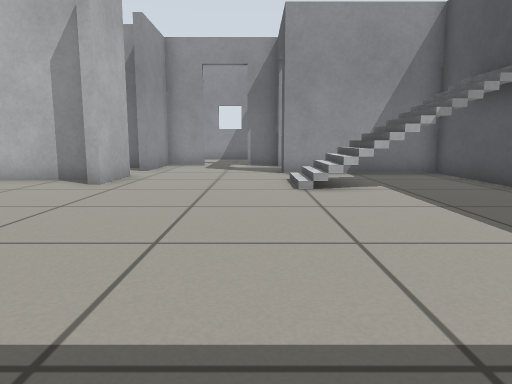
[1] (above)

17 first-person views from a walk through a Gazebo world. The camera is 0.5 m above the floor, tilts 8° down and sees 70° across. The floor is counted in squares, 0.5 m on a side. Each view is taken from the middle of a square. On the plan, view 1 faces up. The plan holds only what a view shows up to about 13 squares ahead; the rest is blank.

[2]
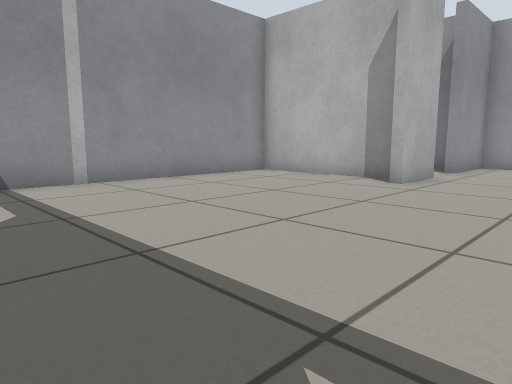

[3]
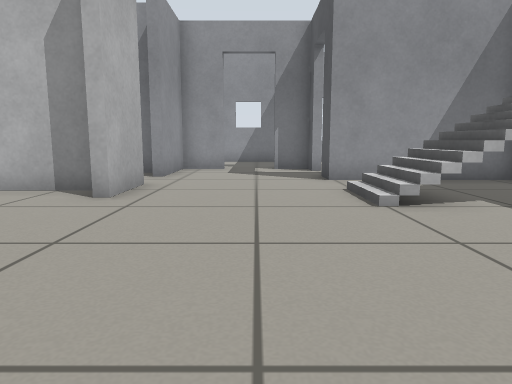

[4]
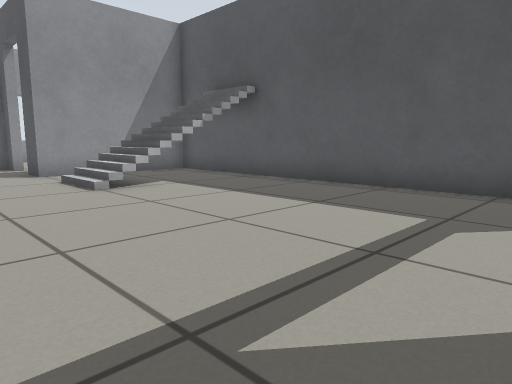

[5]
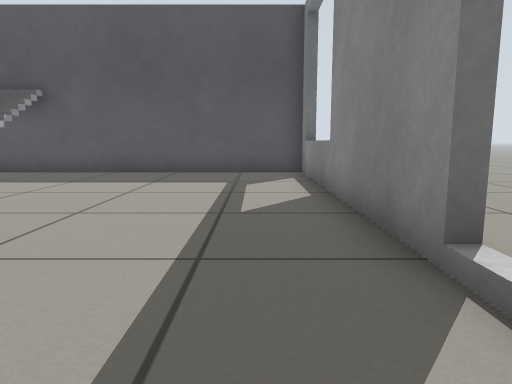

[6]
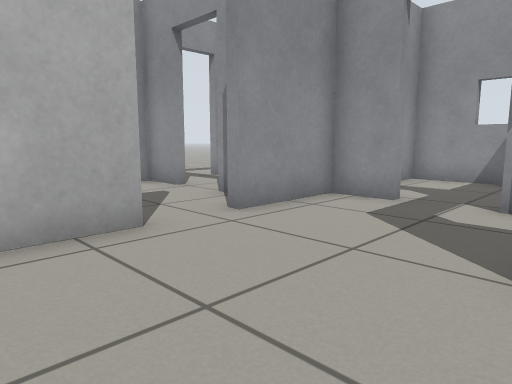

[7]
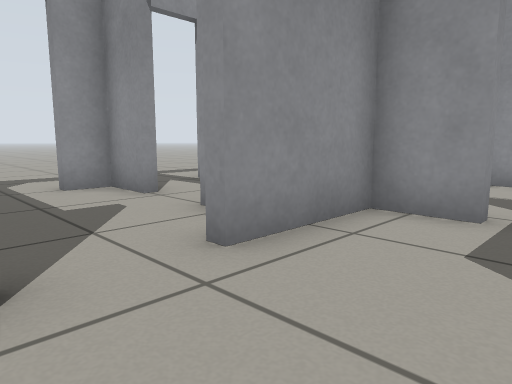

[8]
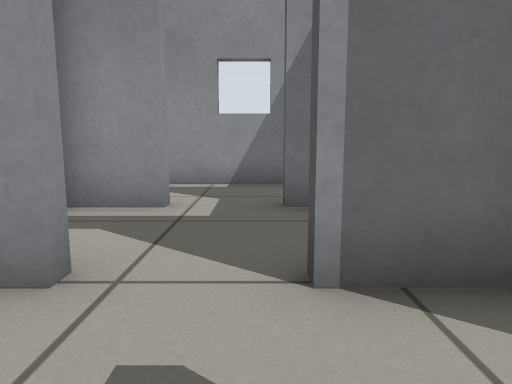

[9]
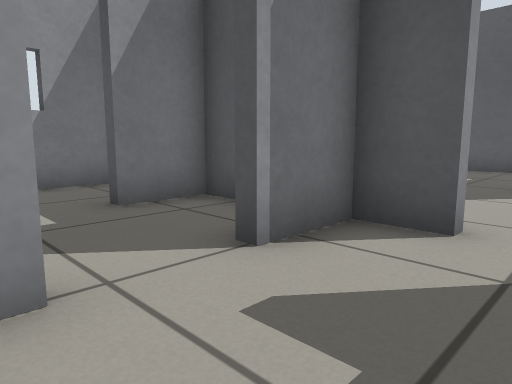

[10]
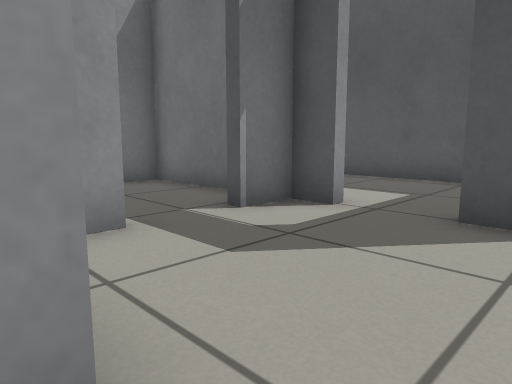

[11]
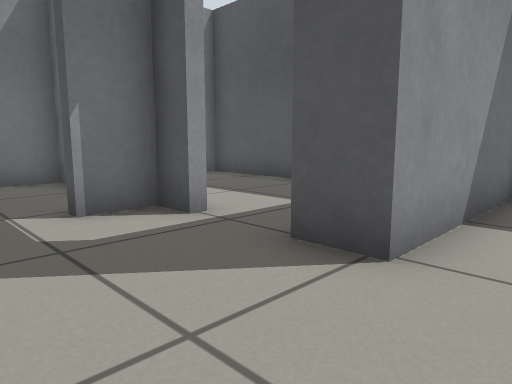

[12]
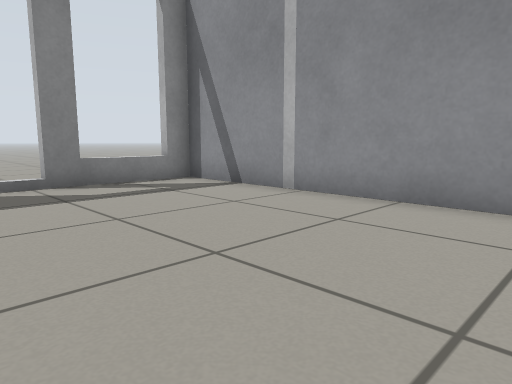

[13]
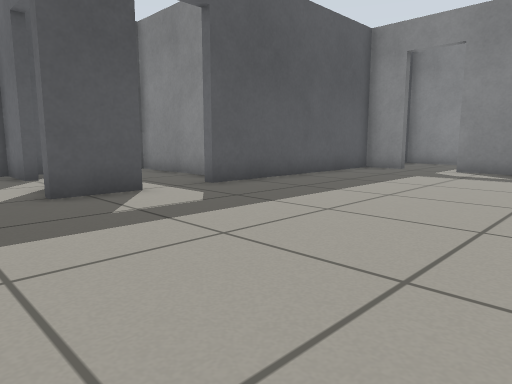

[14]
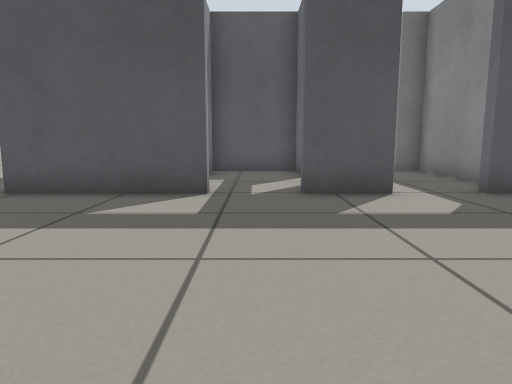

[15]
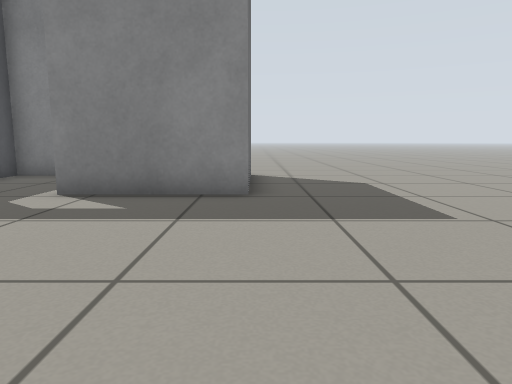

[16]
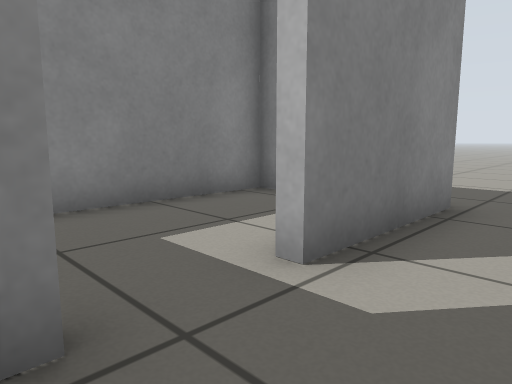

[17]
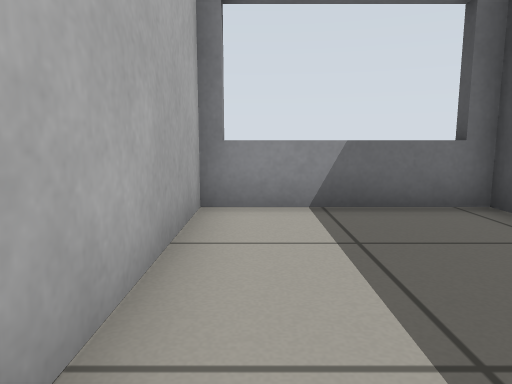

### Floor plan
Points are (right, up) in squares from view 1. A wall is a line through its corners. A room is listed if a view was taken in it or the views show most of it. See-through windows are left out.
Room 1 (views 1, 2, 3, 4, 5, 6, 7, 8, 9, 10, 11, 12)
walls: (-4.2, 9.3) (-8.9, 9.3) (-8.9, -0.4) (-5.3, -0.4); (-3.6, 10.5) (-3.6, 8.4) (-4, 8.4); (-7.5, 9.6) (-3.9, 9.6); (-3.3, -0.9) (-3.3, -0.4) (5.5, -0.4) (5.5, 11.3) (0.9, 11.3) (0.9, 12.4); (0.9, 14.1) (0.9, 15) (-0.3, 15); (-2.1, 15) (-3.6, 15) (-3.6, 12.2) (-3.9, 12.2) (-3.9, 13.4) (-5.6, 13.4); (-7.4, 13.4) (-8.9, 13.4) (-8.9, 12.4)
ways out: open door at (-9, 11.5) to room 2; open door at (1, 13.5) to room 3; open door at (-1.5, 15) to room 5; open door at (-6.5, 13.5) to room 7; opening at (-4.5, -1)
objects: stairs (2, 8) to (5, 8)
Room 2 (views 13, 14, 15, 16)
walls: (-9.2, 12.4) (-9.2, 14.1); (-9.2, 15.9) (-9.2, 19.7); (-9.2, 3.9) (-9.2, 10.6); (-10.5, 3.3) (-9.8, 3.3); (-15.9, 0.6) (-15.9, 3.3) (-12.3, 3.3)
ways out: open door at (-9, 11.5) to room 1; open door at (-11.5, 3) to room 4; open door at (-9, 15) to room 7; opening at (-17, 0)
Room 3 (view 17)
walls: (5.5, 13.4) (5.5, 19.4) (1.2, 19.4) (1.2, 15)
ways out: open door at (1, 13.5) to room 1
Room 4 (no view inside)
walls: (-15.6, 0.1) (-15.6, -0.4) (-9.2, -0.4) (-9.2, 0.2)
ways out: open door at (-11.5, 3) to room 2
Room 5 (no view inside)
walls: (0.9, 16.6) (0.9, 19.4) (-3.6, 19.4) (-3.6, 18.6)
ways out: open door at (-1.5, 15) to room 1
Room 6 (no view inside)
walls: (-4.4, 19.4) (-8.1, 19.4)
ways out: open door at (-6.5, 16.5) to room 7
Room 7 (no view inside)
walls: (-7.2, 16.4) (-8.9, 16.4); (-5.6, 13.7) (-3.9, 13.7) (-3.9, 16.4) (-5.6, 16.4)
ways out: open door at (-6.5, 13.5) to room 1; open door at (-9, 15) to room 2; open door at (-6.5, 16.5) to room 6

Where each view was taken, in squares from view 1:
view 1: 0 up, 0 right, facing up
view 2: 0 up, 0 right, facing up-left
view 3: 2 up, 1 left, facing up
view 4: 0 up, 2 left, facing up-right
view 5: 1 up, 6 left, facing right
view 6: 8 up, 1 right, facing up-left
view 7: 10 up, 1 left, facing up-left
view 8: 11 up, 6 left, facing up
view 9: 11 up, 8 left, facing up-right
view 10: 11 up, 4 left, facing up-right
view 11: 10 up, 2 left, facing up-right
view 12: 8 up, 3 left, facing down-left
view 13: 16 up, 16 left, facing down-right
view 14: 15 up, 16 left, facing right
view 15: 10 up, 16 left, facing down
view 16: 5 up, 10 left, facing down-left
view 17: 14 up, 2 right, facing up
